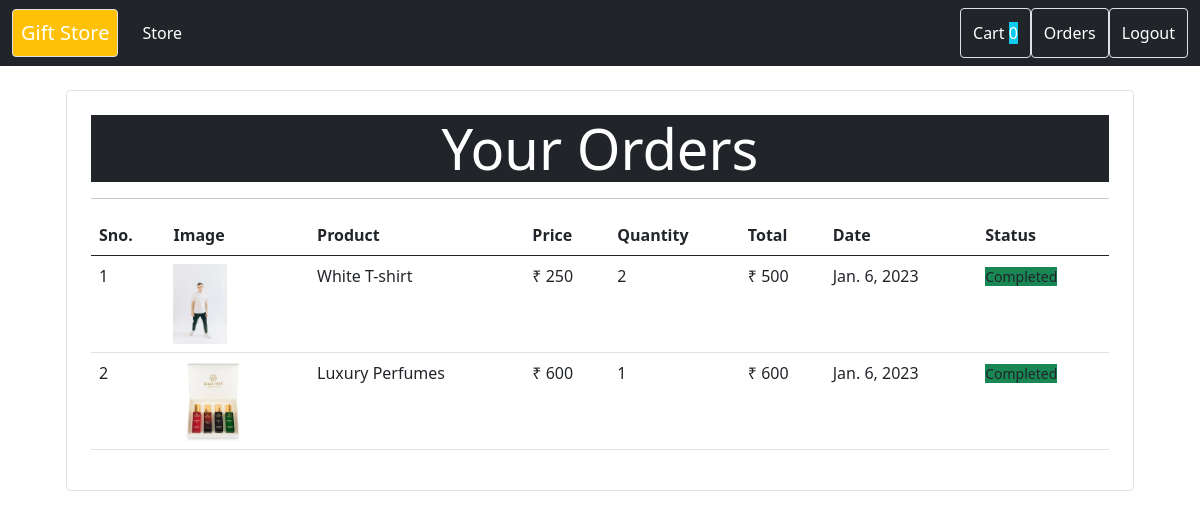
Page /order (signed in) on the committed database.
### store/models/order.py (models this page shows, shortened)
class Order(models.Model):
    product=models.ForeignKey(Product, on_delete=models.CASCADE)
    customer=models.ForeignKey(Customer, on_delete=models.CASCADE)
    price=models.IntegerField()
    quantity=models.IntegerField(default=1)
    date=models.DateField(default=datetime.datetime.today)
    address=models.CharField(max_length=50, default='', blank=True)
    phone=models.CharField(max_length=50, default='', blank=True)
    status=models.BooleanField(default=False)
    @staticmethod
    def get_orders_by_customer(customerID):
        return Order.objects.filter(customer=customerID).order_by("-date")

### store/models/product.py (models this page shows, shortened)
class Product(models.Model):
    name = models.CharField(max_length=40)
    category = models.ForeignKey(Category, on_delete=models.CASCADE, default=1)
    description = models.TextField(max_length=150, default=" ", null=True, blank=True)
    price = models.IntegerField(default=0)
    image = models.ImageField(upload_to= "uploads/products/")

### store/middleware/auth_user.py (the view)
    def middleware(request):
        if not request.session.get('customer'):
            return redirect("login")
        response=get_response(request)
        return response

### store/templatetags/custom_filter.py (called while the page is built)
@register.filter(name="currency")
def currency(number):
    return "₹ " + str(number)

@register.filter(name="order_price")
def order_price(number, quantity):
    return number*quantity

### store/views/order.py (called while the page is built)
    def get(self, request):
        customer = request.session.get('customer')
        orders = Order.get_orders_by_customer(customer)
        return render(request, "order.html", {"orders": orders})

### store/templates/order.html
{% extends "base.html" %}
{% block content %}
{% load cart %}
{% load custom_filter %}
<div class="container">
    <div class="border rounded p-4 m-4">
        <p class="display-4 text-center bg-dark text-white">Your Orders</p>
        <hr>
        <table class="table">
            <thead>
                <tr>
                    <th>Sno.</th>
                    <th>Image</th>
                    <th>Product</th>
                    <th>Price</th>
                    <th>Quantity</th>
                    <th>Total</th>
                    <th>Date</th>
                    <th>Status</th>
                </tr>
            </thead>
            <tbody>
                {% for order in orders %}
                <tr>
                    <td>{{forloop.counter}}</td>
                    <td><img style="height:80px;" src="{{order.product.image.url}}" class="" alt=""></td>
                    <td>{{order.product.name}}</td>
                    <td>{{order.price|currency}}</td>
                    <td>{{order.quantity}}</td>
                    <td>{{order.quantity|order_price:order.price|currency}}</td>
                    <td>{{order.date}}</td>
                    {% if order.status %}
                    <td><small class="bg-success">Completed</small></td>
                    {% else %}
                    <td><small class="bg-warning">Pending</small></td>
                    {% endif %}
                </tr>
                {% endfor %}
            </tbody>
        </table>
    </div>
</div>
{% endblock %}

### store/templates/base.html (shortened to what this page needs)
<!doctype html>
<html lang="en">
  <head>
    <link href="https://cdn.jsdelivr.net/npm/bootstrap@5.0.2/dist/css/bootstrap.min.css" rel="stylesheet">
  </head>
  <body>
    <nav class="navbar navbar-expand-lg navbar-dark bg-dark">
        <div class="container-fluid">
          <a class="navbar-brand p-2 border rounded btn-warning" href="/">Gift Store</a>
          <div class="collapse navbar-collapse" id="navbarSupportedContent">
            <ul class="navbar-nav me-auto mb-2 mb-lg-0">
              <li class="nav-item">
                <a class="nav-link active" aria-current="page" href="#">Store</a>
              </li>
            </ul>
            <ul class="navbar-nav mb-2 mb-lg-0">
              <li class="nav-item p-1 border rounded">
                <a class="nav-link active" aria-current="page" href="/cart">Cart
                  <span class="bg-info">{{request.session.cart.keys|length}}</span>
                </a>
              </li>
              {% if request.session.customer %}
              <li class="nav-item p-1 border rounded">
                <a class="nav-link active" aria-current="page" href="/order">Orders</a>
              </li>
                <li class="nav-item p-1 border rounded">
                  <a class="nav-link active" aria-current="page" href="/logout">Logout</a>
                </li>
              {% endif %}
              </ul>
          </div>
        </div>
      </nav>
      {% block content %}{% endblock %}
  </body>
</html>

### rows in the picture
Order: product.image (picture), product.name "White T-shirt", price "₹ 250", quantity "2", quantity|order_price "₹ 500", date "Jan. 6, 2023", status "Completed"
Order: product.image (picture), product.name "Luxury Perfumes", price "₹ 600", quantity "1", quantity|order_price "₹ 600", date "Jan. 6, 2023", status "Completed"

### other values in the picture
{{ request.session.cart.keys|length }} "0"
